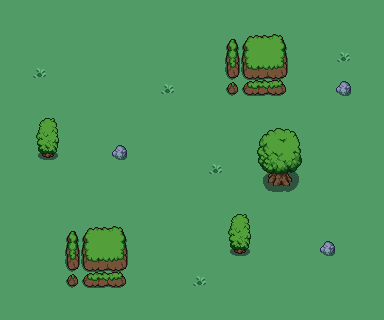

A 2D game scene composited from a Tiled map and its tileset images. What follows is a short description and the map's XML, with each tile layer's data collapsed to a summary:
An orthogonal 24x20 tile map with 16x16 px tiles, 3 tile layers (ground, background, foreground), 2 tilesets and 14 objects (3x slime, chest).

<map version="1.9" tiledversion="1.9.2" orientation="orthogonal" renderorder="right-down" width="24" height="20" tilewidth="16" tileheight="16" infinite="0" nextlayerid="12" nextobjectid="20">
 <properties>
  <property name="mapMusic" value="audio/fields.ogg" />
 </properties>
 <tileset firstgid="1" name="mapTileset" tilewidth="16" tileheight="16" spacing="12" margin="6" tilecount="648" columns="36">
  <image source="../graphics/mapObjects.png" width="1024" height="512" />
  <tile id="377">
   <objectgroup draworder="index" id="2">
    <object id="1" x="2" y="3" width="14" height="13" />
   </objectgroup>
  </tile>
  <tile id="378">
   <objectgroup draworder="index" id="2">
    <object id="1" x="0" y="3" width="16" height="13" />
   </objectgroup>
  </tile>
  <tile id="379">
   <objectgroup draworder="index" id="2">
    <object id="1" x="0" y="2" width="15" height="14" />
   </objectgroup>
  </tile>
  <tile id="414">
   <objectgroup draworder="index" id="2">
    <object id="1" x="0" y="0" width="16" height="16" />
   </objectgroup>
  </tile>
  <tile id="415">
   <objectgroup draworder="index" id="2">
    <object id="1" x="0" y="0" width="16" height="16" />
   </objectgroup>
  </tile>
  <tile id="449">
   <objectgroup draworder="index" id="2">
    <object id="1" x="1" y="0" width="15" height="16" />
   </objectgroup>
  </tile>
  <tile id="450">
   <objectgroup draworder="index" id="2">
    <object id="1" x="0" y="0" width="16" height="16" />
   </objectgroup>
  </tile>
  <tile id="451">
   <objectgroup draworder="index" id="2">
    <object id="1" x="0" y="0" width="16" height="16" />
   </objectgroup>
  </tile>
 </tileset>
 <tileset firstgid="649" name="entityTileset" tilewidth="48" tileheight="48" tilecount="3" columns="0">
  <grid orientation="orthogonal" width="1" height="1" />
  <tile id="0">
   <image width="16" height="16" source="../graphics/chest.png" />
  </tile>
  <tile id="1">
   <image width="48" height="48" source="../graphics/player.png" />
  </tile>
  <tile id="2">
   <image width="32" height="32" source="../graphics/slime.png" />
  </tile>
 </tileset>
 <layer id="6" name="ground" width="24" height="20">
  <data>[480 cells, 480 non-empty, 2 distinct tile ids]</data>
 </layer>
 <layer id="7" name="background" width="24" height="20">
  <data>[480 cells, 45 non-empty, 25 distinct tile ids]</data>
 </layer>
 <layer id="8" name="foreground" width="24" height="20">
  <data>[480 cells, 14 non-empty, 10 distinct tile ids]</data>
 </layer>
 <objectgroup id="10" name="entity">
  <object id="14" name="slime" gid="651" x="177" y="202" width="32" height="32" />
  <object id="15" name="slime" gid="651" x="24.6667" y="214" width="32" height="32" />
  <object id="16" name="slime" gid="651" x="248.667" y="70" width="32" height="32" />
  <object id="17" name="chest" gid="649" x="334.667" y="61.3333" width="16" height="16" />
 </objectgroup>
 <objectgroup id="11" name="portals">
  <object id="18" x="112" y="0" width="48.5" height="16">
   <properties>
    <property name="toMap" value="map/map1.tmx" />
    <property name="toPortal" type="int" value="15" />
   </properties>
  </object>
  <object id="19" x="128" y="48" width="16" height="16" />
 </objectgroup>
</map>
